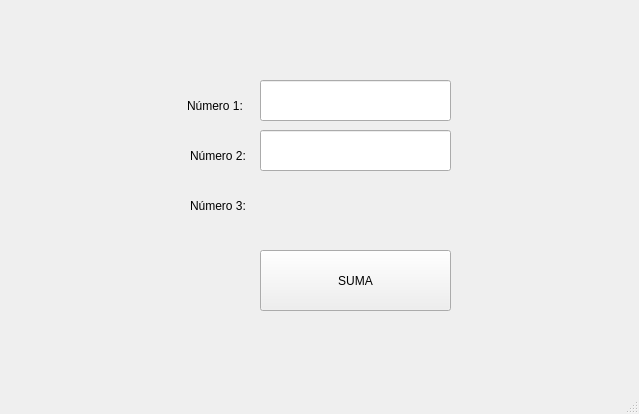
<?xml version="1.0" encoding="UTF-8"?>
<ui version="4.0">
 <class>MainWindow</class>
 <widget class="QMainWindow" name="MainWindow">
  <property name="geometry">
   <rect>
    <x>0</x>
    <y>0</y>
    <width>639</width>
    <height>414</height>
   </rect>
  </property>
  <property name="windowTitle">
   <string>MainWindow</string>
  </property>
  <widget class="QWidget" name="centralwidget">
   <widget class="QPushButton" name="btn_sumar">
    <property name="geometry">
     <rect>
      <x>260</x>
      <y>250</y>
      <width>191</width>
      <height>61</height>
     </rect>
    </property>
    <property name="text">
     <string>SUMA</string>
    </property>
   </widget>
   <widget class="QLineEdit" name="txt_num1">
    <property name="geometry">
     <rect>
      <x>260</x>
      <y>80</y>
      <width>191</width>
      <height>41</height>
     </rect>
    </property>
    <property name="font">
     <font>
      <pointsize>12</pointsize>
      <bold>true</bold>
     </font>
    </property>
    <property name="text">
     <string/>
    </property>
    <property name="alignment">
     <set>Qt::AlignCenter</set>
    </property>
   </widget>
   <widget class="QLabel" name="label">
    <property name="geometry">
     <rect>
      <x>187</x>
      <y>90</y>
      <width>61</width>
      <height>31</height>
     </rect>
    </property>
    <property name="text">
     <string>Número 1:</string>
    </property>
   </widget>
   <widget class="QLabel" name="label_2">
    <property name="geometry">
     <rect>
      <x>190</x>
      <y>140</y>
      <width>71</width>
      <height>31</height>
     </rect>
    </property>
    <property name="text">
     <string>Número 2:</string>
    </property>
   </widget>
   <widget class="QLineEdit" name="txt_num2">
    <property name="geometry">
     <rect>
      <x>260</x>
      <y>130</y>
      <width>191</width>
      <height>41</height>
     </rect>
    </property>
    <property name="font">
     <font>
      <pointsize>12</pointsize>
      <bold>true</bold>
     </font>
    </property>
    <property name="text">
     <string/>
    </property>
    <property name="alignment">
     <set>Qt::AlignCenter</set>
    </property>
   </widget>
   <widget class="QLabel" name="label_3">
    <property name="geometry">
     <rect>
      <x>190</x>
      <y>190</y>
      <width>71</width>
      <height>31</height>
     </rect>
    </property>
    <property name="text">
     <string>Número 3:</string>
    </property>
   </widget>
   <widget class="QLabel" name="imagen_2">
    <property name="geometry">
     <rect>
      <x>540</x>
      <y>0</y>
      <width>91</width>
      <height>71</height>
     </rect>
    </property>
    <property name="styleSheet">
     <string notr="true"/>
    </property>
    <property name="text">
     <string/>
    </property>
    <property name="pixmap">
     <pixmap resource="../../Archivos/Recursos.qrc">:/Logos/FIT_logo_vertical.png</pixmap>
    </property>
    <property name="scaledContents">
     <bool>true</bool>
    </property>
   </widget>
   <widget class="QLabel" name="imagen">
    <property name="geometry">
     <rect>
      <x>20</x>
      <y>10</y>
      <width>131</width>
      <height>71</height>
     </rect>
    </property>
    <property name="styleSheet">
     <string notr="true"/>
    </property>
    <property name="text">
     <string/>
    </property>
    <property name="pixmap">
     <pixmap resource="../../Archivos/Recursos.qrc">:/Logos/log_uat_nuevo.png</pixmap>
    </property>
    <property name="scaledContents">
     <bool>true</bool>
    </property>
   </widget>
   <widget class="QLabel" name="imagen_3">
    <property name="geometry">
     <rect>
      <x>500</x>
      <y>280</y>
      <width>111</width>
      <height>71</height>
     </rect>
    </property>
    <property name="styleSheet">
     <string notr="true"/>
    </property>
    <property name="text">
     <string/>
    </property>
    <property name="pixmap">
     <pixmap resource="../../Archivos/Recursos.qrc">:/Ejercicios/ImagenGatoEuropeo.png</pixmap>
    </property>
    <property name="scaledContents">
     <bool>true</bool>
    </property>
   </widget>
  </widget>
  <widget class="QMenuBar" name="menubar">
   <property name="geometry">
    <rect>
     <x>0</x>
     <y>0</y>
     <width>639</width>
     <height>24</height>
    </rect>
   </property>
  </widget>
  <widget class="QStatusBar" name="statusbar"/>
 </widget>
 <resources>
  <include location="../../Archivos/Recursos.qrc"/>
 </resources>
 <connections/>
</ui>
